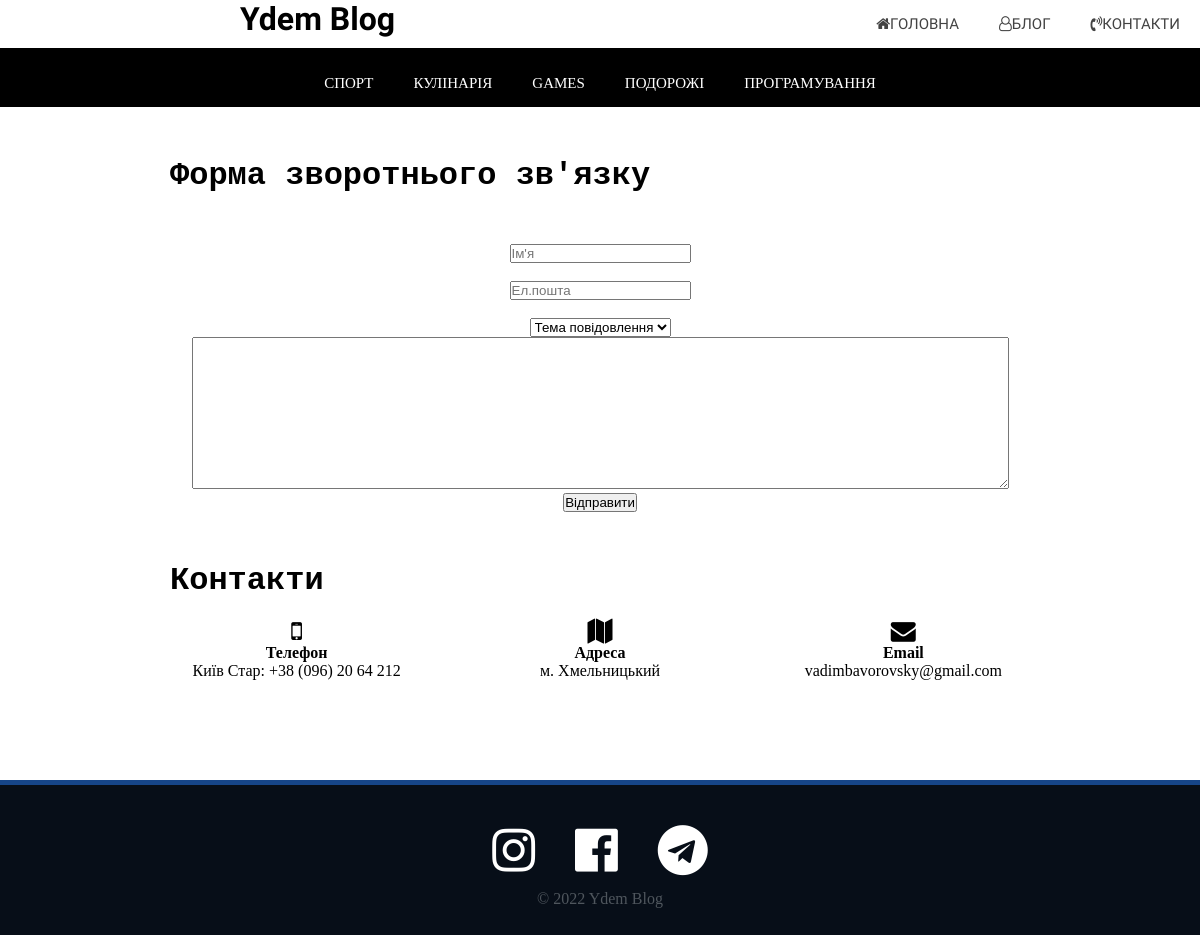
The page /contact.php on the database its author committed.
### tables this page shows
CREATE TABLE `articles_categories` (
  `id` int NOT NULL,
  `title` varchar(100) NOT NULL
);

### blocks/categoriesNav.php (the view)
<?php
$categories = mysqli_query($connection, "SELECT * FROM articles_categories ")
?>
<div class="categories">
    <ul>
        <?php
        while ($cat = mysqli_fetch_assoc($categories)) {
        ?>
            <li><a href="../articles_categories.php?id=<?php echo $cat['id']; ?>"><?php echo $cat['title']  ?></a></li>
        <?php
        }
        ?>
    </ul>
</div>

### css/style2.css (style rules this page uses)
* { margin: 0; padding: 0; outline: none; }
body, html { width: 100%; height: 100%; }
a { text-decoration:none; color:black; }
ul { list-style: none; }
.categories { padding-top: 60px; width: 100%; background-color: rgb(0, 0, 0); display: flex; justify-content: center; }
.categories > ul { display: flex; justify-content: right; }
.categories > ul li a { display: block; padding: 15px 20px 15px 20px; text-decoration: none; text-transform: uppercase; font-size: 15px; color: rgb(255, 255, 255); justify-content: center; }
.categories > ul li { position: relative; }

### rows shown on the page
articles_categories: title "СПОРТ"
articles_categories: title "КУЛІНАРІЯ"
articles_categories: title "GAMES"
articles_categories: title "ПОДОРОЖІ"
articles_categories: title "ПРОГРАМУВАННЯ"

### other values the page prints
$config['title'] "Ydem Blog"
